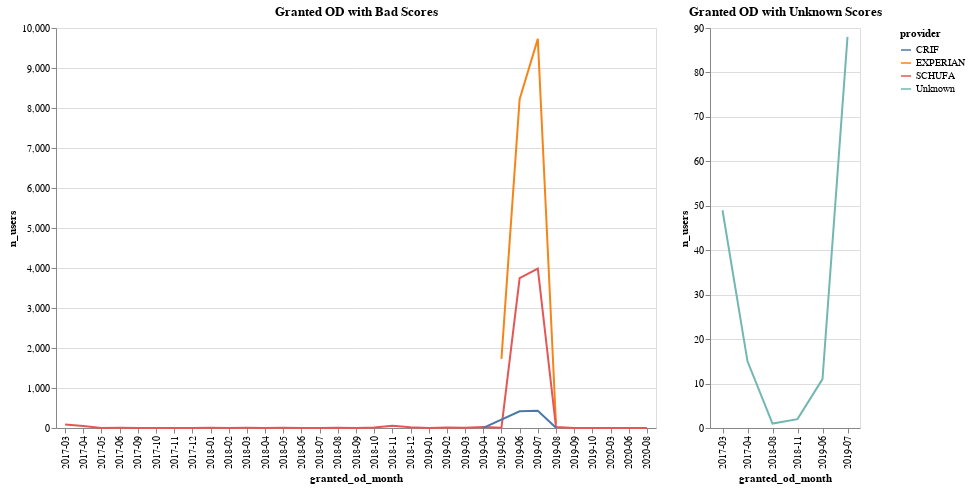

Notebook cell for this chart:
### Code cell
bad_scores_chart = af.line_multi(
    bad_scores_df[bad_scores_df["score_type"] == "BAD"],
    "provider:N",
    "granted_od_month:O",
    "n_users:Q",
    600,
    400,
    "x",
)
unknown_scores_chart = af.line_multi(
    bad_scores_df[bad_scores_df["score_type"] == "Unknown"],
    "provider:N",
    "granted_od_month:O",
    "n_users:Q",
    150,
    400,
    "x",
)

bad_scores_chart.properties(
    title="Granted OD with Bad Scores"
) | unknown_scores_chart.properties(title="Granted OD with Unknown Scores")

### Figure 1 — Vega-Lite specification as saved in the notebook (floating-point values rounded to 4 significant figures)
{"config": {"view": {"continuousWidth": 400, "continuousHeight": 300}}, "hconcat": [{"data": {"name": "data-8c469c69f2af8efe3cc2c007a7270071"}, "mark": "line", "encoding": {"color": {"type": "nominal", "field": "provider"}, "tooltip": {"type": "quantitative", "field": "n_users"}, "x": {"type": "ordinal", "field": "granted_od_month"}, "y": {"type": "quantitative", "field": "n_users", "sort": "x"}}, "height": 400, "title": "Granted OD with Bad Scores", "width": 600}, {"data": {"name": "data-4bb91fc2775f65a731b6d5f2ff87133c"}, "mark": "line", "encoding": {"color": {"type": "nominal", "field": "provider"}, "tooltip": {"type": "quantitative", "field": "n_users"}, "x": {"type": "ordinal", "field": "granted_od_month"}, "y": {"type": "quantitative", "field": "n_users", "sort": "x"}}, "height": 400, "title": "Granted OD with Unknown Scores", "width": 150}], "$schema": "https://vega.github.io/schema/vega-lite/v4.8.1.json", "datasets": {"data-8c469c69f2af8efe3cc2c007a7270071": [{"granted_od_month": "2019-07", "provider": "EXPERIAN", "score_type": "BAD", "n_users": 9729}, {"granted_od_month": "2019-07", "provider": "SCHUFA", "score_type": "BAD", "n_users": 3987}, {"granted_od_month": "2019-06", "provider": "EXPERIAN", "score_type": "BAD", "n_users": 8219}, {"granted_od_month": "2019-06", "provider": "SCHUFA", "score_type": "BAD", "n_users": 3748}, {"granted_od_month": "2018-12", "provider": "SCHUFA", "score_type": "BAD", "n_users": 16}, {"granted_od_month": "2019-05", "provider": "EXPERIAN", "score_type": "BAD", "n_users": 1727}, {"granted_od_month": "2019-08", "provider": "EXPERIAN", "score_type": "BAD", "n_users": 107}, {"granted_od_month": "2019-06", "provider": "CRIF", "score_type": "BAD", "n_users": 416}, {"granted_od_month": "2017-04", "provider": "SCHUFA", "score_type": "BAD", "n_users": 51}, {"granted_od_month": "2019-07", "provider": "CRIF", "score_type": "BAD", "n_users": 433}, {"granted_od_month": "2019-05", "provider": "SCHUFA", "score_type": "BAD", "n_users": 9}, {"granted_od_month": "2017-03", "provider": "SCHUFA", "score_type": "BAD", "n_users": 90}, {"granted_od_month": "2018-01", "provider": "SCHUFA", "score_type": "BAD", "n_users": 5}, {"granted_od_month": "2018-10", "provider": "SCHUFA", "score_type": "BAD", "n_users": 10}, {"granted_od_month": "2017-06", "provider": "SCHUFA", "score_type": "BAD", "n_users": 5}, {"granted_od_month": "2018-11", "provider": "SCHUFA", "score_type": "BAD", "n_users": 54}, {"granted_od_month": "2019-08", "provider": "SCHUFA", "score_type": "BAD", "n_users": 25}, {"granted_od_month": "2018-03", "provider": "SCHUFA", "score_type": "BAD", "n_users": 6}, {"granted_od_month": "2018-08", "provider": "SCHUFA", "score_type": "BAD", "n_users": 9}, {"granted_od_month": "2019-04", "provider": "SCHUFA", "score_type": "BAD", "n_users": 27}, {"granted_od_month": "2019-03", "provider": "SCHUFA", "score_type": "BAD", "n_users": 5}, {"granted_od_month": "2018-05", "provider": "SCHUFA", "score_type": "BAD", "n_users": 4}, {"granted_od_month": "2019-04", "provider": "CRIF", "score_type": "BAD", "n_users": 2}, {"granted_od_month": "2019-08", "provider": "CRIF", "score_type": "BAD", "n_users": 4}, {"granted_od_month": "2017-09", "provider": "SCHUFA", "score_type": "BAD", "n_users": 2}, {"granted_od_month": "2019-02", "provider": "SCHUFA", "score_type": "BAD", "n_users": 12}, {"granted_od_month": "2018-09", "provider": "SCHUFA", "score_type": "BAD", "n_users": 2}, {"granted_od_month": "2017-12", "provider": "SCHUFA", "score_type": "BAD", "n_users": 2}, {"granted_od_month": "2020-08", "provider": "SCHUFA", "score_type": "BAD", "n_users": 1}, {"granted_od_month": "2017-10", "provider": "SCHUFA", "score_type": "BAD", "n_users": 3}, {"granted_od_month": "2020-06", "provider": "SCHUFA", "score_type": "BAD", "n_users": 2}, {"granted_od_month": "2018-06", "provider": "SCHUFA", "score_type": "BAD", "n_users": 3}, {"granted_od_month": "2017-05", "provider": "SCHUFA", "score_type": "BAD", "n_users": 1}, {"granted_od_month": "2018-04", "provider": "SCHUFA", "score_type": "BAD", "n_users": 1}, {"granted_od_month": "2019-01", "provider": "SCHUFA", "score_type": "BAD", "n_users": 1}, {"granted_od_month": "2018-07", "provider": "SCHUFA", "score_type": "BAD", "n_users": 1}, {"granted_od_month": "2018-02", "provider": "SCHUFA", "score_type": "BAD", "n_users": 1}, {"granted_od_month": "2019-09", "provider": "SCHUFA", "score_type": "BAD", "n_users": 1}, {"granted_od_month": "2017-11", "provider": "SCHUFA", "score_type": "BAD", "n_users": 1}, {"granted_od_month": "2019-10", "provider": "SCHUFA", "score_type": "BAD", "n_users": 1}, {"granted_od_month": "2020-03", "provider": "SCHUFA", "score_type": "BAD", "n_users": 1}], "data-4bb91fc2775f65a731b6d5f2ff87133c": [{"granted_od_month": "2018-08", "provider": "Unknown", "score_type": "Unknown", "n_users": 1}, {"granted_od_month": "2019-07", "provider": "Unknown", "score_type": "Unknown", "n_users": 88}, {"granted_od_month": "2017-03", "provider": "Unknown", "score_type": "Unknown", "n_users": 49}, {"granted_od_month": "2017-04", "provider": "Unknown", "score_type": "Unknown", "n_users": 15}, {"granted_od_month": "2019-06", "provider": "Unknown", "score_type": "Unknown", "n_users": 11}, {"granted_od_month": "2018-11", "provider": "Unknown", "score_type": "Unknown", "n_users": 2}]}}
